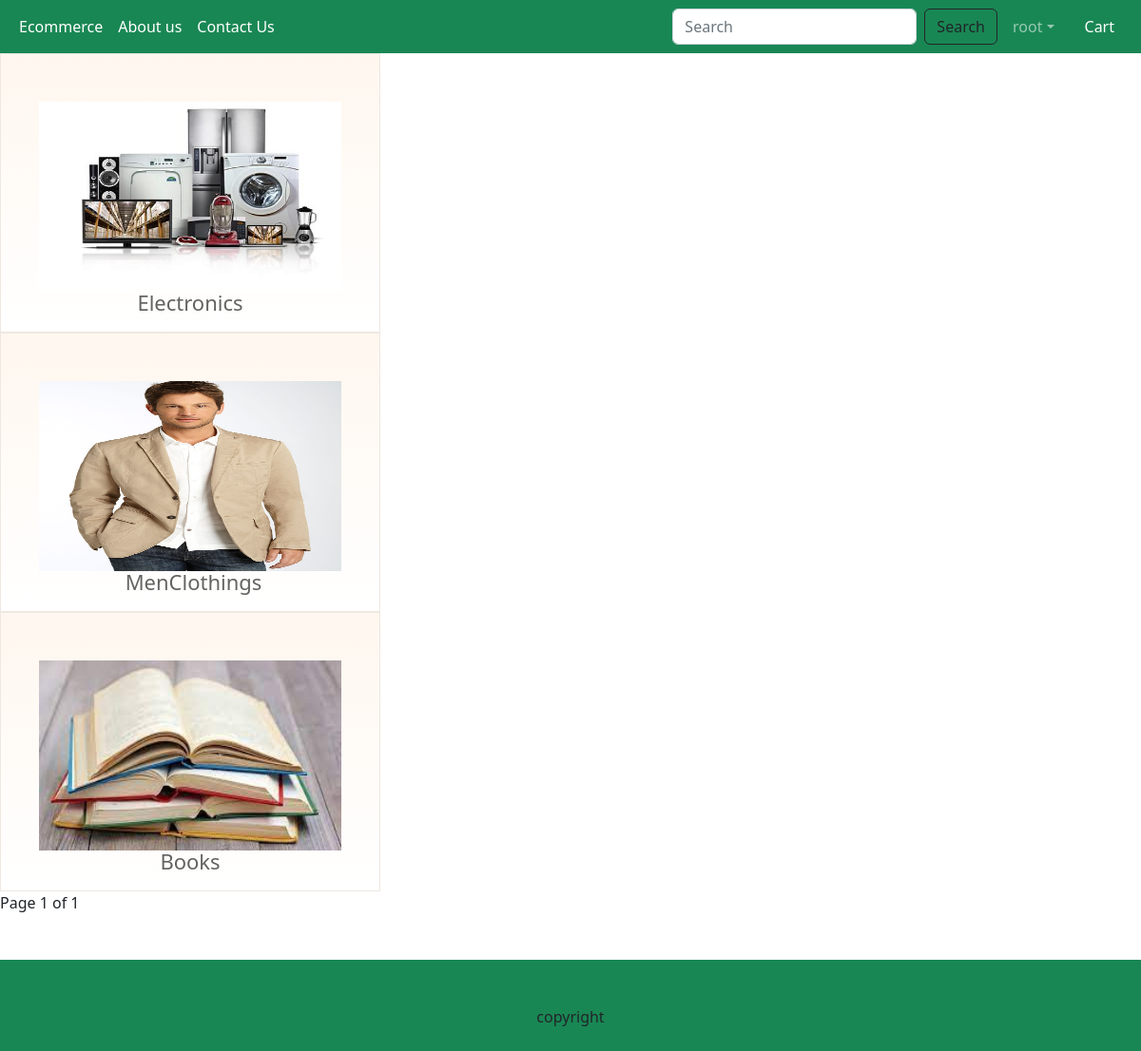
Page /category-all/ (signed in) on the committed database.
### app/models.py (models this page shows, shortened)
class Category(models.Model):
    title=models.CharField(max_length=100)
    category_image=models.ImageField(upload_to='category')

### app/views.py (the view)
# urls.py: path("category-all/",views.allcategory,name="category-all"),
@login_required
def allcategory(request):
    category_list = Category.objects.all()
    paginator = Paginator(category_list, 9) # Show 9 category per page.
    page_number = request.GET.get('page')
    page_obj = paginator.get_page(page_number)
    return render(request,'app/categoryall.html',locals())

### app/templates/app/categoryall.html (shortened to what this page needs)
{% extends 'app/base.html' %}
{% load static %}
{% block main-content %}
    {% for category in page_obj %}
        <div class ="col-md-4 col-sm-4 mi-go wow fadeInUp"
        data-wow-duration="1s" data-wow-delay="0.6s"
        style="animation-duration:1s; animation-delay:0.6s;
        animation-name:None;">
                <div class="goodnesssec buttermilk buttermilk">
                    <a href="{% url 'category' category.title %}">
                        <div class="goodnessseccont text-center">
                            <img src="{{category.category_image.url}}" class="img-responsive center-block" width="200px"  height="200px" alt="">
                            <p class="mlkpro">{{category.title}}</p>
                        </div>
                    </a>
            </div>
        </div>
    {% endfor %}
    <div class="pagination">
        <span class="step-links">
            <span class="current">
                Page {{ page_obj.number }} of {{ page_obj.paginator.num_pages }}
            </span>
        </span>
    </div>
{% endblock main-content %}

### app/templates/app/base.html (shortened to what this page needs)
<!DOCTYPE html>
{% load static %}
<html lang="en">
  <head>
    <link href="https://cdn.jsdelivr.net/npm/bootstrap@5.2.2/dist/css/bootstrap.min.css" rel="stylesheet">
    <link rel="stylesheet" href="{% static 'app/css/owl.carousel.min.css'%}" >
    <link rel="stylesheet" href="{% static 'app/css/all.min.css'%}" >
    <link rel="stylesheet" href="{% static 'app/css/style.css'%}" >
</head>
  <body>
    <nav class="navbar navbar-expand-lg navbar-dark bg-success">
      <div class="container-fluid">
        <div class="collapse navbar-collapse" id="navbarSupportedContent">
          <ul class="navbar-nav me-auto mb-2 mb-lg-0">
            {% if request.user.is_authenticated %}
            <li class="nav-item">
              <a class="nav-link active" aria-current="page" href="/">Ecommerce</a>
            </li>
            <li class="nav-item">
              <a class="nav-link text-white" href="{% url 'about' %}">About us</a>
            </li>
            <li class="nav-item">
              <a class="nav-link text-white" href="{% url 'contact' %}">Contact Us</a>
            </li>
          </ul>
          <form class="d-flex" role="search" action="/search">
            <input class="form-control me-2" type="search" placeholder="Search" name="search" aria-label="Search">
            <button class="btn btn-outline-dark" type="submit">Search</button>
          </form>
        </div>
        <ul class="navbar-nav me-auto mb-2 mb-lg-0">
          <li class="navbar-item dropdown mx-2">
            <a class="nav-link dropdown-toggle white-text" href="#"
            id="profileDropdown" role="button" data-bs-toggle="dropdown" aria-expanded="false">
            {{request.user.username}}</a>
          </li>
          <li class="nav-item mx-2">
            <a href="{% url 'showcart' %}" class="nav-link text-white">
              Cart </a>
          </li>
          {%endif%}
        </ul>
      </div>
    </nav>
    {% block main-content %}{% endblock main-content %}
    <br><br>
    <footer class="bg-success text-center p-5">
      copyright
    </footer>
  </body>
</html>

### app/static/app/css/style.css (style rules this page uses)
.buttermilk { background-color:#fff;background-image:linear-gradient(#fff7ef, #fff); background-image:-webkit-linear-gradient(#fff7ef, #fff); background-image:-moz-linear-gradient(#fff7ef, #fff); background-image:-ms-linear-gradient(#fff7ef, #fff); background-image:-o-linear-gradient(#fff7ef, #fff); padding:50px 40px; border:1px solid #efe8e1; padding-bottom:20px; }
.goodnessseccont img { width:100%; }
.mlkpro { color:#636362; font-size:22px; line-height:22px; margin-bottom:15px; width:43%; margin:0 auto; text-align:center; }
.goodnesssec a { text-decoration: none; }
body { display: flex; flex-direction: column; min-height:100vh; }
footer { margin-top:auto; height:30px; }

### rows in the picture
Category: category_image (picture), title "Electronics"
Category: category_image (picture), title "MenClothings"
Category: category_image (picture), title "Books"

### other values in the picture
{{ request.user.username }} "root"
{{ page_obj.number }} "1"
{{ page_obj.paginator.num_pages }} "1"
